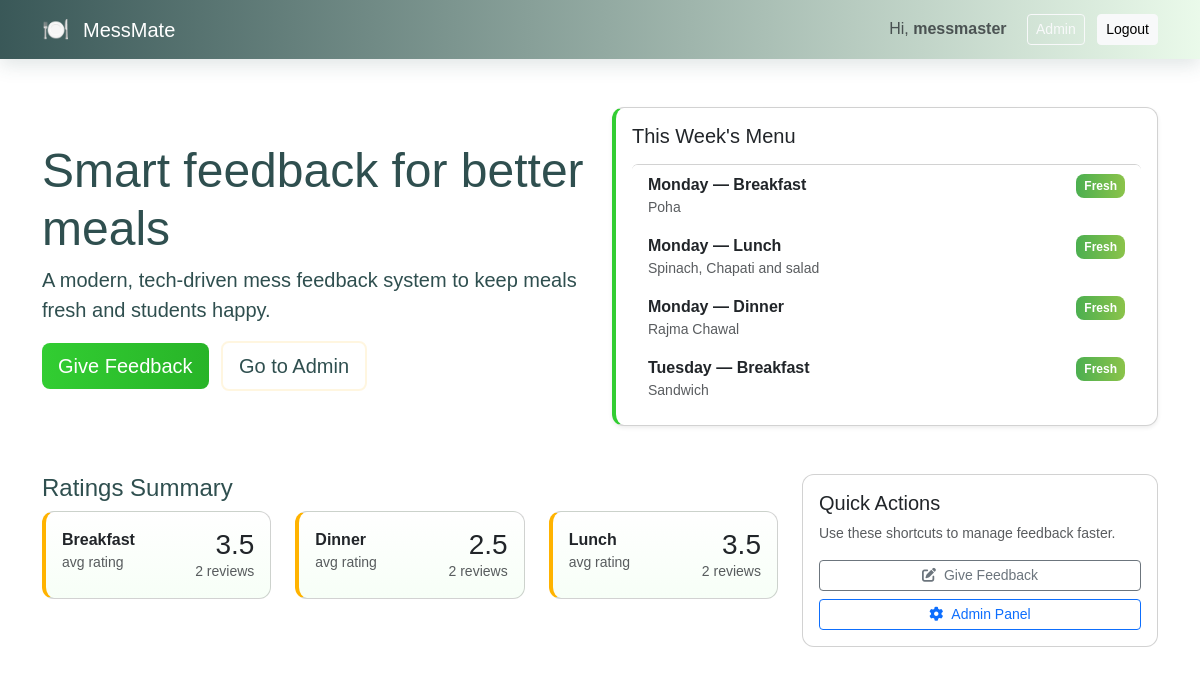
The page / (signed in) on the database its author committed.
### tables this page shows
CREATE TABLE menu (id INTEGER PRIMARY KEY AUTOINCREMENT, day TEXT, meal_type TEXT, item TEXT);

### app.py (the view)
@app.route('/')
def index():
    conn = get_db()
    c = conn.cursor()
    c.execute('SELECT * FROM menu ORDER BY id')
    menu = c.fetchall()
    c.execute('SELECT meal_type, AVG(rating) as avg_rating, COUNT(*) as cnt FROM feedback GROUP BY meal_type')
    ratings = { row['meal_type']: {'avg': round(row['avg_rating'],1) if row['avg_rating'] is not None else 0, 'count': row['cnt']} for row in c.fetchall() }
    conn.close()
    return render_template('index.html', menu=menu, ratings=ratings)

### app.py (called while the page is built)
def get_db():
    conn = sqlite3.connect(DB)
    conn.row_factory = sqlite3.Row
    return conn

@app.context_processor
def inject_now():
    return {'now': datetime.now()}

### templates/index.html (shortened to what this page needs)
<!doctype html>
<html lang="en">
<head>
  <link href="https://cdn.jsdelivr.net/npm/bootstrap@5.3.3/dist/css/bootstrap.min.css" rel="stylesheet">
  <link href="https://cdnjs.cloudflare.com/ajax/libs/font-awesome/6.4.0/css/all.min.css" rel="stylesheet">
  <link href="/static/style.css" rel="stylesheet">
</head>
<body class="bg-gradient">
<nav class="navbar navbar-expand-lg navbar-dark topbar">
  <div class="container">
    <a class="navbar-brand" href="/"><span class="logo">🍽️</span> MessMate</a>
    <div class="ms-auto">
      {% if session.get('user_id') %}
        <span class="me-3 text-muted">Hi, <strong>{{ session.get('username') }}</strong></span>
        {% if session.get('is_admin') %}<a class="btn btn-sm btn-outline-light me-2" href="{{ url_for('admin') }}">Admin</a>{% endif %}
        <a class="btn btn-sm btn-light" href="{{ url_for('logout') }}">Logout</a>
      {% else %}
        <a class="btn btn-sm btn-outline-light me-2" href="{{ url_for('login') }}">Login</a>
        <a class="btn btn-sm btn-light" href="{{ url_for('register') }}">Register</a>
      {% endif %}
    </div>
  </div>
</nav>
<header class="container hero py-5">
  <div class="row align-items-center">
    <div class="col-md-6">
      <h1 class="display-5">Smart feedback for better meals</h1>
      <p class="lead">A modern, tech-driven mess feedback system to keep meals fresh and students happy.</p>
      <a class="btn btn-lg btn-cta me-2" href="{{ url_for('feedback') }}">Give Feedback</a>
      {% if session.get('is_admin') %}<a class="btn btn-lg btn-outline-cta" href="{{ url_for('admin') }}">Go to Admin</a>{% endif %}
    </div>
    <div class="col-md-6">
      <div class="card menu-card p-3 shadow-sm">
        <h5 class="mb-3">This Week's Menu</h5>
        {% if menu %}
          <div class="list-group">
            {% for m in menu %}
              <div class="list-group-item d-flex justify-content-between align-items-start">
                <div>
                  <div class="fw-bold">{{ m['day'] }} — {{ m['meal_type'] }}</div>
                  <div class="text-muted small">{{ m['item'] }}</div>
                </div>
                <div class="badge-box text-end">
                  <span class="badge bg-success">Fresh</span>
                </div>
              </div>
            {% endfor %}
          </div>
        {% else %}
          <p class="text-muted">No menu set yet. Admin can add items in the Admin panel.</p>
        {% endif %}
      </div>
    </div>
  </div>
</header>
<main class="container pb-5">
  <div class="row">
    <div class="col-md-8">
      <h4>Ratings Summary</h4>
      <div class="row gy-3">
        {% for k,v in ratings.items() %}
          <div class="col-md-4">
            <div class="card p-3 stat-card">
              <div class="d-flex justify-content-between">
                <div><strong>{{ k }}</strong><div class="text-muted small">avg rating</div></div>
                <div class="text-end"><h3 class="mb-0">{{ v.avg }}</h3><div class="small text-muted">{{ v.count }} reviews</div></div>
              </div>
            </div>
          </div>
        {% endfor %}
      </div>
    </div>
    <div class="col-md-4">
      <div class="card p-3">
        <h5>Quick Actions</h5>
        <p class="small text-muted">Use these shortcuts to manage feedback faster.</p>
        <a class="btn btn-sm btn-outline-secondary w-100 mb-2" href="{{ url_for('feedback') }}"><i class="fa fa-pen-to-square me-2"></i>Give Feedback</a>
        {% if session.get('is_admin') %}
          <a class="btn btn-sm btn-outline-primary w-100" href="{{ url_for('admin') }}"><i class="fa fa-cog me-2"></i>Admin Panel</a>
        {% endif %}
      </div>
    </div>
  </div>
</main>
</body>
</html>

### static/style.css (style rules this page uses)
:root { --primary: #32CD32; --dark: #2F4F4F; --amber: #FFB300; --bg1: #f9fff9; --bg2: #e8fff0; }
body.bg-gradient { background: linear-gradient(120deg, var(--bg1), var(--bg2)); min-height:100vh; color: var(--dark); font-family: 'Poppins', sans-serif; }
.topbar { background: linear-gradient(90deg, rgba(47,79,79,0.95), rgba(50,205,50,0.1)); box-shadow: 0 6px 18px rgba(47,79,79,0.15); }
.navbar-brand .logo { font-size:22px; margin-right:8px; }
.hero .card.menu-card { border-left:4px solid var(--primary); }
.btn-cta { background: linear-gradient(90deg,var(--primary), #28b428); color: #fff; border:none; }
.btn-outline-cta { border:2px solid rgba(255,179,0,0.12); color: var(--dark); }
.stat-card { background: linear-gradient(180deg,#fff,#f7fff7); border-left:4px solid var(--amber); }
.menu-card .list-group-item { border: none; }
.menu-card .badge { font-weight:600; }
.card { border-radius:12px; }
.badge-box .badge { background: linear-gradient(90deg,#4caf50,#8bc34a); color:#fff; padding:6px 8px; border-radius:8px; }
.shadow-sm { box-shadow: 0 6px 18px rgba(47,79,79,0.06); }

### rows shown on the page
menu: day "Monday", meal_type "Breakfast", item "Poha"
menu: day "Monday", meal_type "Lunch", item "Spinach, Chapati and salad"
menu: day "Monday", meal_type "Dinner", item "Rajma Chawal"
menu: day "Tuesday", meal_type "Breakfast", item "Sandwich"

### other values the page prints
{{ session.get('username') }} "messmaster"
{{ k }} "Breakfast" "Dinner" "Lunch"
{{ v.avg }} "3.5" "2.5" "3.5"
{{ v.count }} "2" "2" "2"
